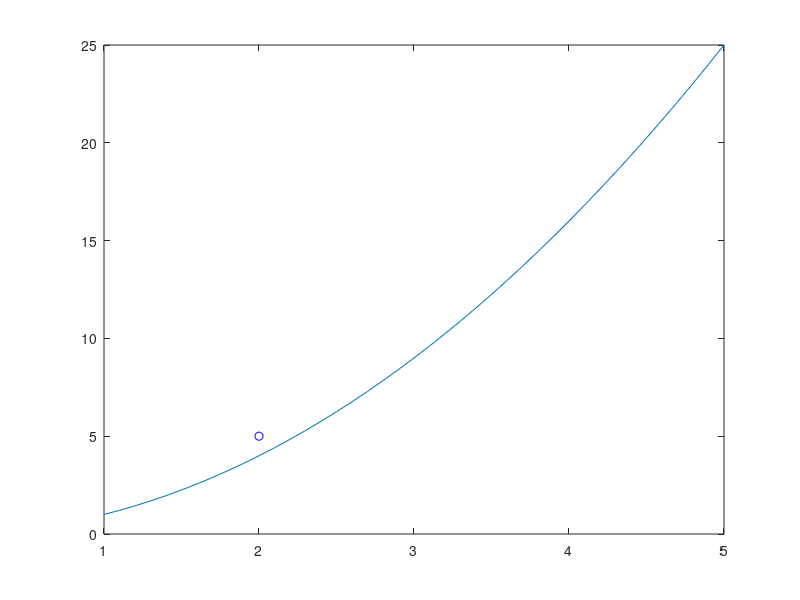
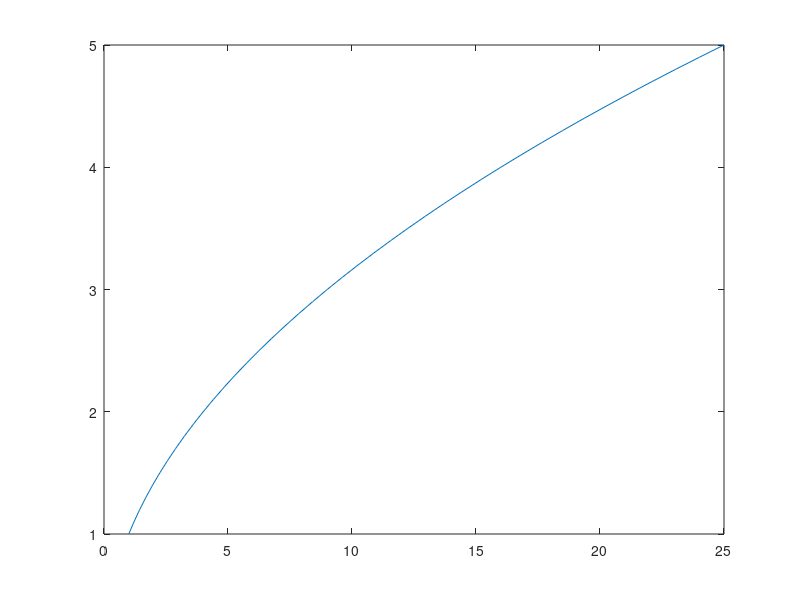

Write the MATLAB code that produced these figures, in order.
clear all
close all
clc

x = 1:0.1:5;
y = x.^2;
figure('Name','Algo','NumberTitle','off')
plot(x,y)


figure('Name','EITA','NumberTitle','off')
plot(y,x)

fH = get(0,'Children');
f = findobj('name','Algo');
h = get(f);
set(0, 'currentfigure', f);
hold on
plot(2,5,'bo')
hold off
%    plotBest = findobj(get(gca,'Children'),'Tag','gaplotbestf');
%         plotMean = findobj(get(gca,'Children'),'Tag','gaplotmean');
%         newX = [get(plotBest,'Xdata') state.Generation];
%         newY = [get(plotBest,'Ydata') best];
%         set(plotBest,'Xdata',newX, 'Ydata',newY);
%         newY = [get(plotMean,'Ydata') m];
%         set(plotMean,'Xdata',newX, 'Ydata',newY);
%         set(get(gca,'Title'),'String',sprintf('Best: %g Mean: %g',best,m));